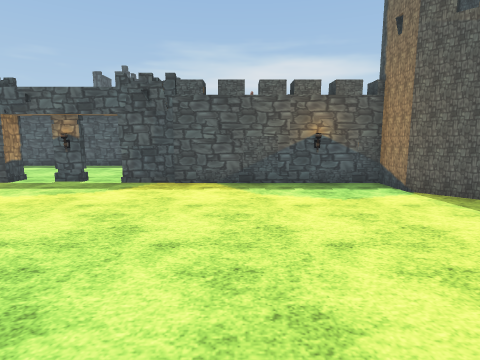
[1] (above)

18 first-person views from a walk through a Unity game level. The camera is 1.5 m above the floor, tilts 8° down and sees 80° across. The floor is counted in squares, 1 m on a side. Each view is taken from the middle of a square. On the plan, view 1 faces up. The plan holds only what a view shows up to about 14 squares ahead; the rest is blank. The place goes on beyond the plan. Flat ground stands in for the terrain. The player character is not drawn. Some animated figures are left out. Door leaves are left out, so doorways stand open. Some surface patterns are stand-ins.

[2]
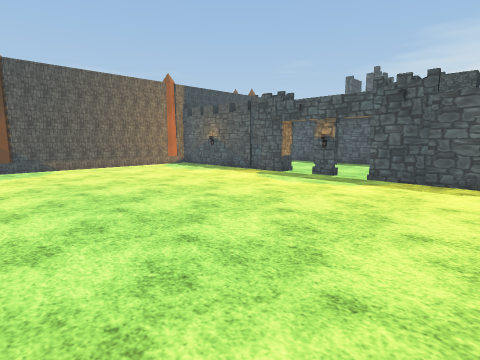

[3]
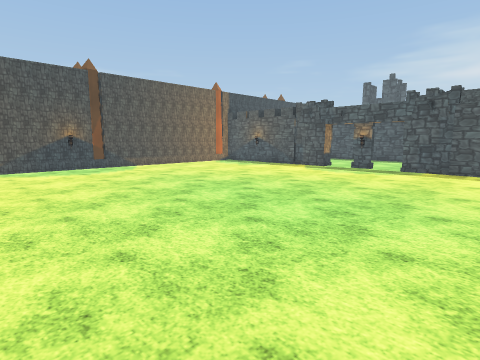

[4]
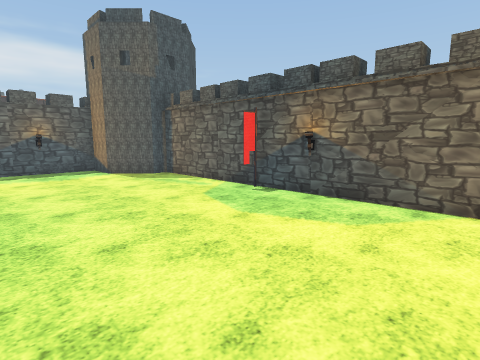

[5]
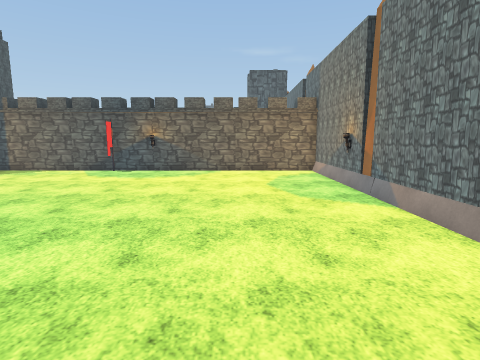

[6]
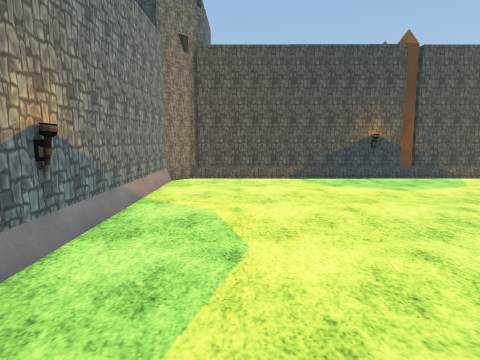

[7]
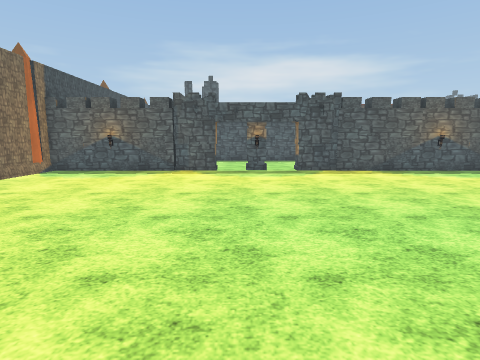

[8]
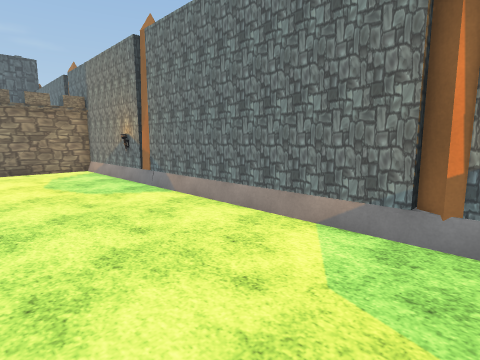

[9]
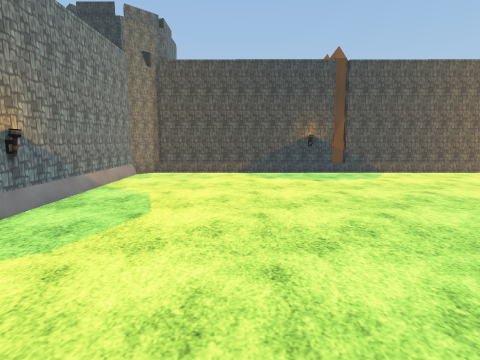

[10]
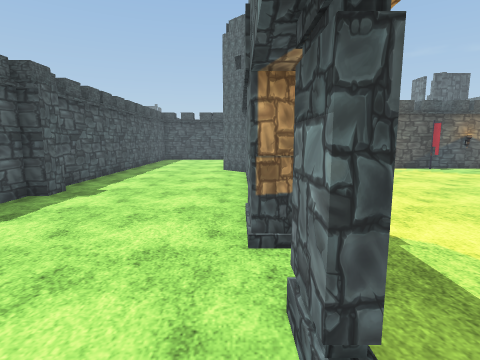

[11]
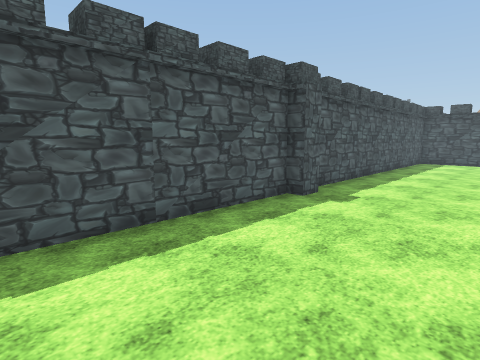

[12]
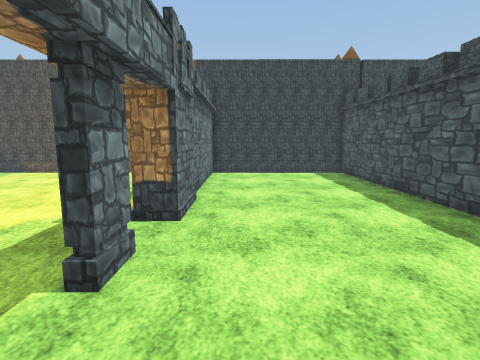

[13]
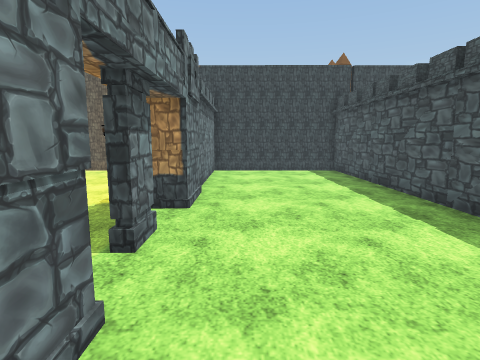

[14]
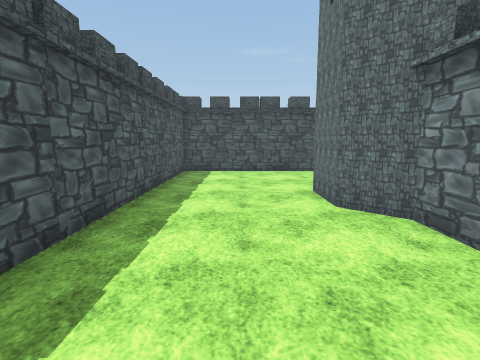

[15]
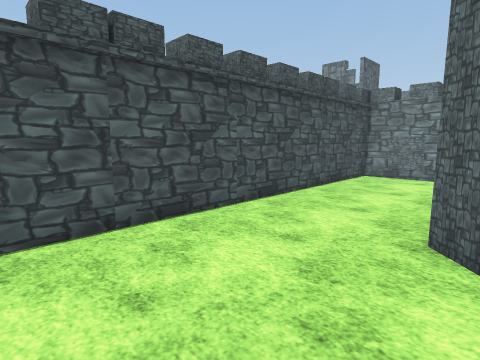

[16]
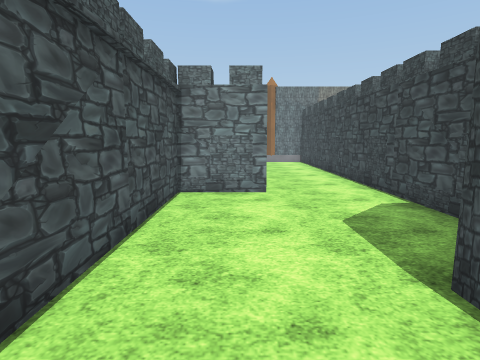

[17]
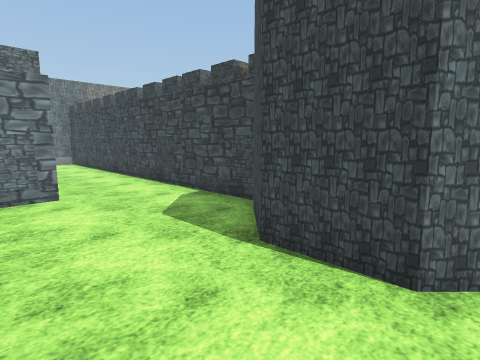

[18]
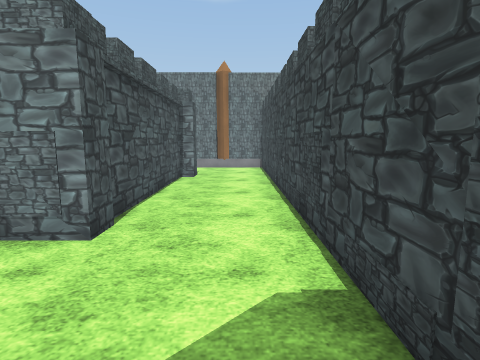

### Floor plan
Ten units are one square. View 1 is at (0, 0); x grows to the right and y downward. Boxes are objects, and circles mark ways between rooms. Rooms are numbered by the first view taken in them; rooms with no view inside come last. Other rooms are left out.
<svg viewBox="-167 -172 310 266">
<path fill="none" stroke="#000" d="M-73 87 -69 89M-56 -103 -67 -103M-82 -99 -162 -99 -162 79M-154 87 70 87 70 -69M49 -99 -41 -99 -41 -108M25 -108 52 -108M5 -162 -4 -162 -4 -167 -162 -167 -162 -108 -82 -108 -82 -99M-41 -108 -22 -108M78 -64 78 35M-68 -106 -56 -106M112 -20 112 -29 138 -29 138 -167 11 -167M109 46 114 46 114 -18"/>
<rect x="45" y="-95" width="10" height="10" fill="#bbb"><title>other object</title></rect>
<rect x="65" y="-15" width="10" height="10" fill="#bbb"><title>other object</title></rect>
<rect x="95" y="-95" width="10" height="10" fill="#bbb"><title>other object</title></rect>
<circle cx="-50" cy="-100" r="3" fill="#2a7"/>
<circle cx="-73" cy="-103" r="3" fill="#2a7"/>
<text x="-50" y="0">1</text>
<text x="20" y="-110">2</text>
</svg>
Room 1 opens to room 2.

Where each view was taken, in squares from view 1:
view 1: 0 up, 0 right, facing up
view 2: 1 down, 0 right, facing up-left
view 3: 5 down, 0 right, facing up-left
view 4: 5 down, 0 right, facing up-right
view 5: 5 down, 7 left, facing right
view 6: 6 down, 5 left, facing left
view 7: 4 down, 7 left, facing up
view 8: 4 down, 8 left, facing down-right
view 9: 4 down, 3 left, facing left
view 10: 11 up, 8 left, facing right
view 11: 12 up, 7 left, facing up-right
view 12: 12 up, 3 left, facing left
view 13: 12 up, 2 left, facing left
view 14: 14 up, 0 right, facing right
view 15: 15 up, 9 right, facing down-right
view 16: 11 up, 12 right, facing down
view 17: 11 up, 13 right, facing down-left
view 18: 7 up, 9 right, facing down
